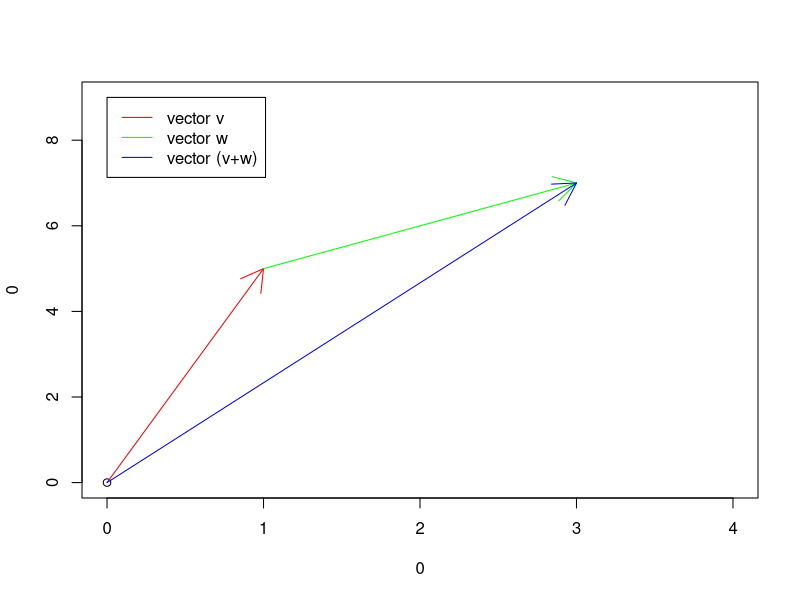
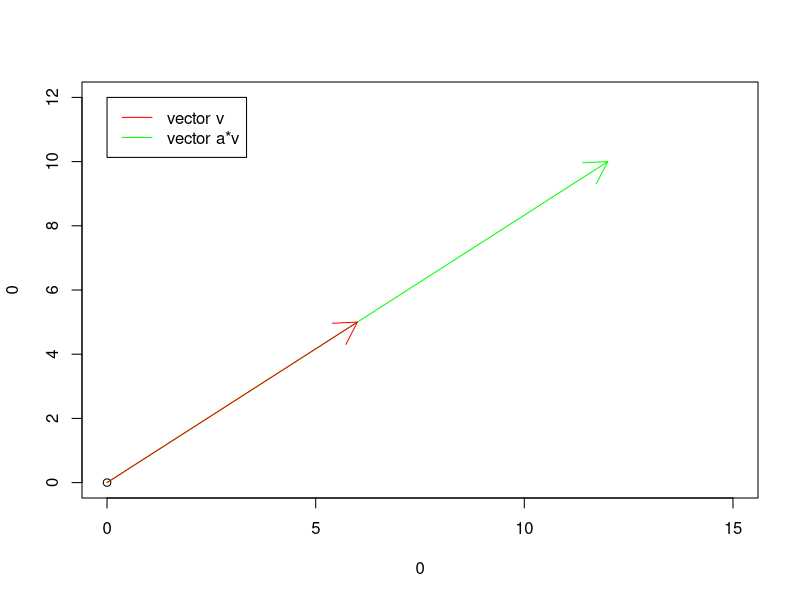
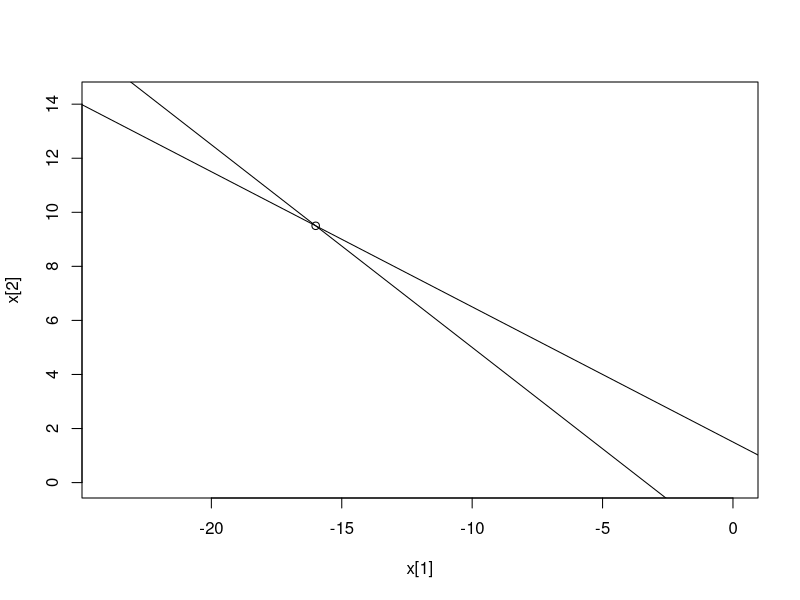
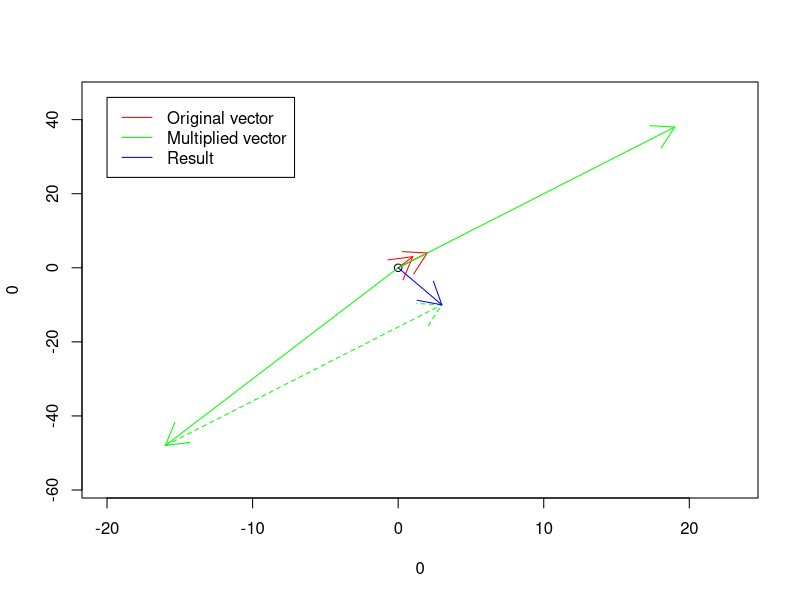
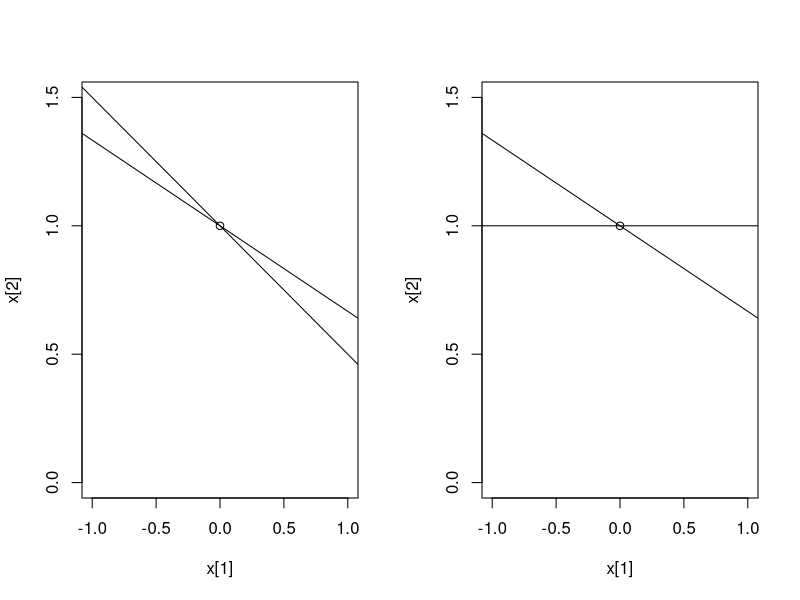

Here is the R script that generated these plots, in order:
## ---- chunk 1
knitr::opts_chunk$set(echo = TRUE)
## ---- chunk 2
v <- c(1,5)
w <- c(2,2)
u <- v+w

x_max = ceiling((v[1]+w[1])*1.2)
y_max = ceiling((v[2]+w[2])*1.2)

plot(0,0, xlim=c(0,x_max), ylim=c(0,y_max))
arrows(0,0,v[1],v[2], col="red")
arrows(v[1],v[2],v[1]+w[1],v[2]+w[2], col="green")
arrows(0,0,u[1],u[2], col="blue")

legend(0, y_max, legend=c("vector v", "vector w", "vector (v+w)"),
       col=c("red", "green", "blue"), lty=c(1,1,1))
## ---- chunk 3
v <- c(6,5)
a <- 2
w <- a*v

x_max <- ceiling(w[1]*1.2)
y_max <- ceiling(w[2]*1.2)

plot(0,0, xlim=c(0,x_max), ylim=c(0,y_max))
arrows(0,0,w[1],w[2], col="green")
arrows(0,0,v[1],v[2], col="red")

legend(0, y_max, legend=c("vector v", "vector a*v"),
       col=c("red", "green"), lty=c(1,1,1))
## ---- chunk 4
A = cbind(c(1,3), c(2,4))
b = c(3,-10)

if(det(A)!=0){
    x = solve(A,b)
    plot(x[1],x[2], xlim=c(min(x[1],0)*1.5,max(x[1],0)*1.5), ylim=c(min(x[2],0)*1.5,max(x[2],0)*1.5))
} else{
    plot(0,0, xlim=c(-5,5), ylim=c(-5,5), type="n")
}
abline(b=-(A[1,1]/A[1,2]), a=b[1]/A[1,2])
abline(b=-(A[2,1]/A[2,2]), a=b[2]/A[2,2])
## ---- chunk 5
a_1 <- c(A[1,1],A[2,1])
a_2 <- c(A[1,2],A[2,2])

if(det(A) != 0){
    a_1_comb <- a_1*x[1]
    a_2_comb <- a_2*x[2]
    x_max <- ceiling(max(0, a_1[1], a_2[1], a_1_comb[1], a_2_comb[1], (a_1_comb + a_2_comb)[1])*1.2)
    x_min <- ceiling((min(0, a_1[1], a_2[1], a_1_comb[1], a_2_comb[1],(a_1_comb + a_2_comb)[1])-1)*1.2)
    y_max <- ceiling(max(0, a_1[2], a_2[2], a_1_comb[2], a_2_comb[2], (a_1_comb + a_2_comb)[2])*1.2)
    y_min <- ceiling((min(0, a_1[2], a_2[2], a_1_comb[2], a_2_comb[2], (a_1_comb + a_2_comb)[2])-1)*1.2)
} else {
    x_max <- ceiling(max(0, a_1[1], a_2[1], a_1_comb[1], a_2_comb[1])*1.2)
    x_min <- ceiling((min(0, a_1[1], a_2[1], a_1_comb[1], a_2_comb[1])-1)*1.2)
    y_max <- ceiling(max(0, a_1[2], a_2[2], a_1_comb[2], a_2_comb[2])*1.2)
    y_min <- ceiling((min(0, a_1[2], a_2[2], a_1_comb[2], a_2_comb[2])-1)*1.2) 
}


plot(0,0, xlim=c(x_min,x_max), ylim=c(y_min,y_max))
arrows(0,0,a_1[1],a_1[2], col="red")
arrows(0,0,a_2[1],a_2[2], col="red")

if(det(A) != 0){
    arrows(0,0,a_1_comb[1],a_1_comb[2], col="green")
    arrows(0,0,a_2_comb[1],a_2_comb[2], col="green")
    arrows(a_1_comb[1],a_1_comb[2],(a_1_comb+a_2_comb)[1],(a_1_comb+a_2_comb)[2], col="green", lty="dashed")
}
arrows(0,0, b[1], b[2], col="blue")
legend(x_min, y_max, legend=c("Original vector", "Multiplied vector", "Result"),
       col=c("red", "green", "blue"), lty=c(1,1,1))
## ---- chunk 6
library(matrixcalc)
library(cowplot)

#adapts the size of the plot
options(repr.plot.width=16, repr.plot.height=6)

A = cbind(c(1,2), c(3,4))
b = c(3,4)

x = solve(A,b)

U = lu.decomposition(A)$U
L = lu.decomposition(A)$L

c = solve(L,b)
x = solve(U,c)

par(mfrow=c(1,2))

plot(x[1],x[2], xlim=c(min(x[1],0)*1.5,max(x[1],0)*1.5), ylim=c(min(x[2],0)*1.5,max(x[2],0)*1.5))
abline(b=-(A[1,1]/A[1,2]), a=b[1]/A[1,2])
abline(b=-(A[2,1]/A[2,2]), a=b[2]/A[2,2])

plot(x[1],x[2], xlim=c(min(x[1],0)*1.5,max(x[1],0)*1.5), ylim=c(min(x[2],0)*1.5,max(x[2],0)*1.5))
abline(b=-(U[1,1]/U[1,2]), a=c[1]/U[1,2])
abline(b=-(U[2,1]/U[2,2]), a=c[2]/U[2,2])
